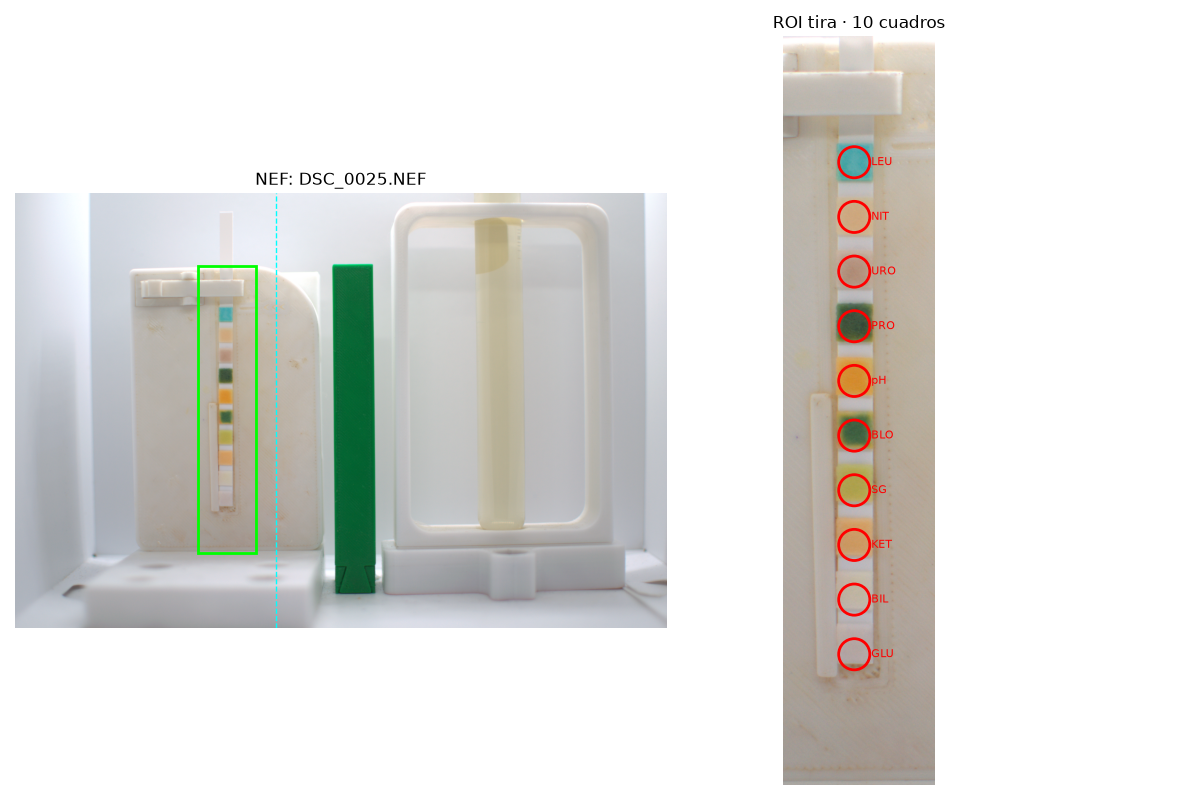
#> input picture roi_nef_example.png, 1200 x 800 px, given as the content of the folder data/101D3300-PNG, which was not available
$ python sample_colors.py
#> lines starting #> are read from the running program, lines starting #| are printed output that depends on the picture; after the words box and inside, x2 and y2 are one past the last pixel; in counts of white or black regions, pixels touching at a corner belong together; pictures that were not available may be replaced by others from this repository, and a replacement may not be noted
### utils.py
# utils.py
# Funciones reusables entre los scripts de extracción de color de tiras reactivas.

import os
import cv2
import numpy as np


# ---------- Lectura de imágenes ----------

# [51 lines left out: functions leer_jpg, leer_nef, segmentos_1d, not called in this run]


# ---------- Color mediano en una región circular ----------

def color_mediano(img_rgb, cx, cy, r):
    """Mediana RGB de los píxeles dentro del círculo (cx, cy, r) y sus
    conversiones a HSV y CIELAB (OpenCV)."""
    h, w = img_rgb.shape[:2]
    x1, x2 = max(0, cx - r), min(w, cx + r + 1)
    y1, y2 = max(0, cy - r), min(h, cy + r + 1)
    parche = img_rgb[y1:y2, x1:x2]

    yy, xx = np.ogrid[y1:y2, x1:x2]
    mascara = (xx - cx) ** 2 + (yy - cy) ** 2 <= r ** 2
    pix = parche[mascara]  # (N, 3) RGB
    n = len(pix)
    if n == 0:
        raise RuntimeError(f"Círculo vacío en ({cx},{cy}).")

    R, G, B = [int(round(np.median(pix[:, c]))) for c in range(3)]

    px_rgb = np.uint8([[[R, G, B]]])
    px_bgr = cv2.cvtColor(px_rgb, cv2.COLOR_RGB2BGR)
    H, S, V = cv2.cvtColor(px_bgr, cv2.COLOR_BGR2HSV)[0, 0].tolist()
    L, a, b = cv2.cvtColor(px_bgr, cv2.COLOR_BGR2LAB)[0, 0].tolist()

    return dict(R=R, G=G, B=B, H=H, S=S, V=V, L=L, a=a, b=b, n=n)


# ---------- Dibujo y guardado del resultado de detección ----------

# [33 lines left out: function guardar_deteccion_png, not called in this run]


# =====================================================================
#  Localización y segmentación de la tira reactiva en imágenes de MUESTRA
#  (escena real: tira vertical sobre soporte claro, sin separadores
#   blancos impresos entre cuadros).
# =====================================================================

def crop_grueso(img_bgr, frac):
    """Recorta la región de interés (tercio izquierdo) descartando el
    separador verde y el tubo. `frac` = (x0, x1, y0, y1) en fracciones."""
    h, w = img_bgr.shape[:2]
    x0, x1, y0, y1 = frac
    xa, xb = int(x0 * w), int(x1 * w)
    ya, yb = int(y0 * h), int(y1 * h)
    return img_bgr[ya:yb, xa:xb], (xa, ya)


def mascara_tira(crop_bgr, s_min):
    """Máscara binaria de la banda de la tira por saturación + cierre
    morfológico vertical (une cuadros, rellena los claros intermedios)."""
    S = cv2.cvtColor(crop_bgr, cv2.COLOR_BGR2HSV)[:, :, 1]
    m = (S > s_min).astype(np.uint8)
    m = cv2.morphologyEx(m, cv2.MORPH_CLOSE,
                         cv2.getStructuringElement(cv2.MORPH_RECT, (9, 201)))
    m = cv2.morphologyEx(m, cv2.MORPH_OPEN,
                         cv2.getStructuringElement(cv2.MORPH_RECT, (11, 11)))
    return m


def rect_tira(mascara, alto_crop):
    """minAreaRect de la componente conexa 'alta y angosta' (la tira)."""
    num, lab, st, _ = cv2.connectedComponentsWithStats(mascara, 8)
    best, best_score = None, -1
    for i in range(1, num):
        x, y, ww, hh, area = st[i]
        if hh < 0.25 * alto_crop or hh / max(ww, 1) < 3:
            continue
        score = hh * (hh / max(ww, 1))
        if score > best_score:
            best_score, best = score, i
    if best is None:
        return None
    comp = (lab == best).astype(np.uint8)
    cnts, _ = cv2.findContours(comp, cv2.RETR_EXTERNAL, cv2.CHAIN_APPROX_SIMPLE)
    return cv2.minAreaRect(max(cnts, key=cv2.contourArea))


def _normaliza_rect(rect):
    """Asegura lado largo vertical y ángulo en (-45, 45]."""
    (cx, cy), (w, h), a = rect
    if w > h:
        w, h = h, w
        a += 90
    while a > 45:
        a -= 90
    while a < -45:
        a += 90
    return (cx, cy), (w, h), a


def enderezar_tira(crop_bgr, rect):
    """Rota el crop para dejar la tira vertical y recorta la banda.

    Devuelve (banda_bgr, M, offset_banda, ancho_rect) donde M es la matriz
    de rotación afín y offset_banda=(bx0, by0) es la esquina de la banda en
    la imagen rotada, para poder mapear coordenadas de vuelta al original.
    """
    (cx, cy), (w, h), a = _normaliza_rect(rect)
    M = cv2.getRotationMatrix2D((cx, cy), a, 1.0)
    ch, cw = crop_bgr.shape[:2]
    rot = cv2.warpAffine(crop_bgr, M, (cw, ch), borderValue=(255, 255, 255))
    pad = int(0.45 * w)
    # Padding vertical: el minAreaRect solo cubre la parte saturada; los
    # cuadros finales (NIT/LEU) suelen ser casi blancos y quedan fuera del
    # rect. Se extiende la banda ~35% arriba y abajo para no perderlos.
    pad_y = int(0.35 * h)
    bx0 = max(0, int(cx - w / 2) - pad)
    bx1 = min(cw, int(cx + w / 2) + pad)
    by0 = max(0, int(cy - h / 2) - pad_y)
    by1 = min(ch, int(cy + h / 2) + pad_y)
    banda = rot[by0:by1, bx0:bx1]
    return banda, M, (bx0, by0), w


def _eje_saturacion(S, y0, y1, s_min, grado=2):
    """Polinomio x(y) del eje central de la tira (centroide-x ponderado por
    saturación en la franja [y0, y1])."""
    bh, bw = S.shape
    ys, xs = [], []
    for y in range(max(0, y0), min(bh, y1)):
        row = S[y].astype(float)
        if row.max() < s_min:
            continue
        wgt = np.clip(row - s_min, 0, None)
        if wgt.sum() < 1:
            continue
        ys.append(y)
        xs.append((np.arange(bw) * wgt).sum() / wgt.sum())
    if len(ys) < 20:
        return None
    ys = np.array(ys, float)
    xs = np.array(xs, float)
    p = np.polyfit(ys, xs, grado)
    res = np.abs(xs - np.polyval(p, ys))
    keep = res < 2.5 * np.median(res) + 1
    if keep.sum() > grado + 2:
        p = np.polyfit(ys[keep], xs[keep], grado)
    return p


def _perfil_saturacion(S, coef, ancho):
    """Perfil vertical de saturación media en una ventana centrada en el eje."""
    bh, bw = S.shape
    half = int(0.30 * ancho)
    prof = np.zeros(bh)
    for y in range(bh):
        xc = int(np.polyval(coef, y))
        a = max(0, xc - half)
        b = min(bw, xc + half + 1)
        if b > a:
            prof[y] = S[y, a:b].mean()
    return np.convolve(prof, np.ones(9) / 9, mode="same")


def _paso_autocorr(prof, y0, y1, n):
    """Paso periódico entre cuadros por autocorrelación del perfil."""
    seg = prof[y0:y1] - prof[y0:y1].mean()
    ac = np.correlate(seg, seg, mode="full")[len(seg) - 1:]
    largo = y1 - y0
    lo = max(int(largo / n * 0.7), 5)
    hi = int(largo / n * 1.4)
    if hi <= lo or hi >= len(ac):
        return largo / n
    return lo + int(np.argmax(ac[lo:hi]))


def _rejilla_cuadros(prof, y0, y1, paso, n):
    """Ubica los n cuadros con paso fijo, anclando el cuadro 0 al PRIMER
    pico de saturación (primer cuadro real, aunque sea pálido).

    Anclar por el primer pico —no por la máxima energía global— evita que
    la rejilla se desplace hacia los cuadros más saturados del centro de la
    tira y deje fuera el primer cuadro (GLU), que a veces es pálido. El paso
    es físicamente constante, así que basta un ancla fiable arriba para
    proyectar los 10.
    """
    from scipy.signal import find_peaks

    # Picos de saturación = centros candidatos de cuadro. Se pide una
    # prominencia mínima ALTA para el ancla: el tramo blanco de la tira bajo
    # la pinza y los reflejos generan picos débiles (prominencia baja) que no
    # son cuadros; anclar en ellos corre la rejilla 1-2 posiciones y pierde
    # el primer cuadro real (GLU).
    prom_ancla = max(20, prof.max() * 0.30)
    pk_fuertes, _ = find_peaks(prof, distance=int(paso * 0.6),
                               prominence=prom_ancla)
    pk_fuertes = [p for p in pk_fuertes
                  if y0 - paso * 0.5 <= p <= y1 + paso * 0.5]

    # Picos con prominencia baja: solo para el refinado de fase (no ancla).
    pk, _ = find_peaks(prof, distance=int(paso * 0.6),
                       prominence=max(12, prof.max() * 0.10))
    pk = [p for p in pk if y0 - paso * 0.5 <= p <= y1 + paso * 0.5]

    # El paso viene por autocorrelación (físicamente constante ~190px); NO
    # se recalcula desde los picos, que pueden incluir espurios y comprimir
    # la rejilla.
    paso_f = float(paso)
    half = paso_f / 2.0

    # Ancla = primer pico FUERTE (primer cuadro real). Si hay un cuadro
    # pálido legítimo justo antes (a un paso, con saturación comparable a la
    # de los cuadros reales), se retrocede para incluirlo; el tramo
    # blanco/ruido bajo la pinza tiene saturación bastante menor, así que no
    # arrastra el ancla.
    if len(pk_fuertes) >= 1:
        b0 = float(pk_fuertes[0])
        # nivel de cuadro = mediana de saturación en los picos fuertes; un
        # cuadro pálido real está cerca de este nivel, el tramo blanco no.
        nivel = float(np.median([prof[p] for p in pk_fuertes]))
        umb_cuadro = 0.55 * nivel
        while b0 - paso_f >= y0:
            yp = int(round(b0 - paso_f))
            a = max(0, yp - int(paso_f * 0.2))
            b = min(len(prof), yp + int(paso_f * 0.2))
            if b > a and prof[a:b].mean() > umb_cuadro:
                b0 -= paso_f          # sí hay cuadro antes: incluirlo
            else:
                break                 # tramo blanco/ruido: parar
    elif len(pk) >= 1:
        b0 = float(pk[0])
    else:
        b0 = float(y0) + half

    # Refinar la fase alineando la rejilla a TODOS los picos detectados por
    # mínimos cuadrados de fase (sin desplazar de cuadro): para cada pico se
    # toma el índice de cuadro más cercano y se ajusta el offset común. Esto
    # respeta el ancla superior y no se sesga hacia los cuadros más
    # saturados del centro (que un criterio de energía sí favorecería).
    if len(pk) >= 3:
        offs = []
        for p in pk:
            i = round((p - b0) / paso_f)      # índice de cuadro para el pico
            if 0 <= i < n:
                offs.append(p - (b0 + paso_f * i))
        if offs:
            b0 = b0 + float(np.median(offs))

    centros = [int(round(b0 + paso_f * i)) for i in range(n)]
    bordes = [int(round(b0 - half + paso_f * i)) for i in range(n + 1)]
    return centros, bordes


def _recentrar_x(S, xc0, yc, r, win_frac=0.9):
    """Ajuste fino horizontal: xc que maximiza saturación media del disco."""
    bh, bw = S.shape
    win = int(r * win_frac)
    y0 = max(0, yc - r)
    y1 = min(bh, yc + r + 1)
    mejor, best = -1, xc0
    for xc in range(max(r, xc0 - win), min(bw - r, xc0 + win) + 1, 2):
        x0 = max(0, xc - r)
        x1 = min(bw, xc + r + 1)
        val = S[y0:y1, x0:x1].mean()
        if val > mejor:
            mejor, best = val, xc
    return best


def segmentar_cuadros(banda_bgr, s_min, n, radio_frac=0.34,
                      ancho_min=110, ancho_max=200):
    """Segmenta los n cuadros de la tira enderezada.

    Devuelve (centros, r) con centros = lista de (x, y) en coordenadas de la
    banda, en orden físico (arriba->abajo), o None si no se pudo segmentar.

    `ancho_min`/`ancho_max` acotan el ancho estimado de la tira (px) a un
    rango físico: en escenas de fondo cálido la máscara de saturación se
    desborda e infla el ancho (y con él el radio), lo que descuadra el
    arranque de la rejilla; el clamp lo evita.
    """
    S = cv2.cvtColor(banda_bgr, cv2.COLOR_BGR2HSV)[:, :, 1]
    bh, bw = S.shape

    # Ancho de la tira: mediana con umbral MÁS ALTO que el de la máscara,
    # para medir el núcleo saturado y no el fondo que la máscara sí incluye.
    s_ancho = s_min + 15
    anchos = []
    for row in S:
        on = np.where(row > s_ancho)[0]
        if len(on) > 3:
            anchos.append(on[-1] - on[0])
    ancho = float(np.median(anchos)) if anchos else (ancho_min + ancho_max) / 2
    ancho = float(np.clip(ancho, ancho_min, ancho_max))

    coef0 = _eje_saturacion(S, 0, bh, s_min)
    if coef0 is None:
        return None
    prof = _perfil_saturacion(S, coef0, ancho)
    umb = max(28, prof.max() * 0.28)
    idx = np.where(prof > umb)[0]
    if len(idx) < 10:
        return None
    y0, y1 = int(idx[0]), int(idx[-1])

    coef = _eje_saturacion(S, y0, y1, s_min)
    if coef is None:
        coef = coef0
    prof = _perfil_saturacion(S, coef, ancho)

    paso = _paso_autocorr(prof, y0, y1, n)
    centros_y, _bordes = _rejilla_cuadros(prof, y0, y1, paso, n)

    r = int(radio_frac * ancho)
    centros = []
    for yc in centros_y:
        yc = min(max(yc, 0), bh - 1)
        xc0 = int(np.polyval(coef, yc))
        xc = _recentrar_x(S, xc0, yc, r)
        centros.append((xc, yc))
    return centros, r


def mapear_a_original(centros_banda, M, offset_banda, offset_crop):
    """Mapea centros de la banda enderezada a coordenadas de la imagen
    ORIGINAL, deshaciendo: recorte de banda -> rotación -> crop grueso."""
    bx0, by0 = offset_banda
    cx0, cy0 = offset_crop
    Minv = cv2.invertAffineTransform(M)
    pts = []
    for (x, y) in centros_banda:
        # banda -> imagen rotada (coords del crop)
        xr, yr = x + bx0, y + by0
        # rotada -> crop original (deshacer rotación)
        xo = Minv[0, 0] * xr + Minv[0, 1] * yr + Minv[0, 2]
        yo = Minv[1, 0] * xr + Minv[1, 1] * yr + Minv[1, 2]
        # crop -> imagen original (deshacer crop grueso)
        pts.append((int(round(xo + cx0)), int(round(yo + cy0))))
    return pts

### sample_colors.py
# sample_colors.py
# Extracción de color de las tiras reactivas en imágenes de MUESTRA (PNG).
# Escena: tira vertical sobre soporte claro (izquierda), separador verde y
# tubo con la muestra (derecha, se descartan por crop).
#
# La tira está invertida respecto a la etiqueta: el primer cuadro (arriba)
# es GLU y el último (abajo) es LEU. El CSV se escribe en orden de etiqueta
# (LEU -> GLU) para que cada bloque de 10 filas coincida con ref_colores.csv.
#
# Salida consolidada:
#   output/samples/sample_colors.csv      (todas las imágenes de la carpeta)
#   output/samples/detection_<archivo>.png (diagnóstico por imagen)

import os
import csv
import glob

import cv2

import utils

# ============ PARÁMETROS ============
DATA_DIR = os.path.join("data", "101D3300-PNG")
OUTPUT_DIR = os.path.join("output", "samples")
CSV_NAME = "sample_colors.csv"

CROP_FRAC = (0.10, 0.42, 0.05, 0.95)   # x0, x1, y0, y1 (tercio izquierdo)
S_MIN = 55                              # umbral de saturación de la tira
N_CUADROS = 10
RADIO_FRAC = 0.34                       # radio del ROI = frac * ancho de tira

# Orden FÍSICO de la tira (arriba -> abajo), índice 0..9.
CLASES_FISICO = ["GLU", "BIL", "KET", "SG", "BLO",
                 "pH", "PRO", "URO", "NIT", "LEU"]
# Orden de ETIQUETA para el CSV (como en ref_colores.csv).
CLASES_ETIQUETA = ["LEU", "NIT", "URO", "PRO", "pH",
                   "BLO", "SG", "KET", "BIL", "GLU"]
# ====================================


def procesar_imagen(path):
    """Devuelve (dict clase -> centro (x,y) en original, r, dict clase -> color).

    Si no se pudo localizar/segmentar la tira, devuelve (None, None, None).
    """
    img_bgr = cv2.imread(path, cv2.IMREAD_COLOR)
    if img_bgr is None:
        raise FileNotFoundError(f"No se pudo leer: {path}")

    crop, off_crop = utils.crop_grueso(img_bgr, CROP_FRAC)
    m = utils.mascara_tira(crop, S_MIN)
    rect = utils.rect_tira(m, crop.shape[0])
    if rect is None:
        return None, None, None

    banda, M, off_banda, ancho = utils.enderezar_tira(crop, rect)
    seg = utils.segmentar_cuadros(banda, S_MIN, N_CUADROS, RADIO_FRAC)
    if seg is None:
        return None, None, None
    centros_banda, r = seg

    # mapear centros a la imagen original para medir color y dibujar
    centros_orig = utils.mapear_a_original(centros_banda, M, off_banda, off_crop)

    img_rgb = cv2.cvtColor(img_bgr, cv2.COLOR_BGR2RGB)
    centros = {}
    colores = {}
    for idx, (cx, cy) in enumerate(centros_orig):
        clase = CLASES_FISICO[idx]
        centros[clase] = (cx, cy)
        try:
            colores[clase] = utils.color_mediano(img_rgb, cx, cy, r)
        except RuntimeError:
            colores[clase] = None  # círculo fuera de imagen -> sin color
    return centros, r, colores


def dibujar_diagnostico(path, centros, r, ruta_png):
    """Dibuja los círculos detectados (con color medible) sobre la imagen
    original y guarda el PNG. Un cuadro sin círculo = no detectado."""
    img_bgr = cv2.imread(path, cv2.IMREAD_COLOR)
    for clase, (cx, cy) in centros.items():
        h, w = img_bgr.shape[:2]
        if not (0 <= cx < w and 0 <= cy < h):
            continue
        cv2.circle(img_bgr, (cx, cy), r, (0, 0, 255), 4, cv2.LINE_AA)
        cv2.putText(img_bgr, clase, (cx - r, cy - r - 8),
                    cv2.FONT_HERSHEY_SIMPLEX, 1.2, (255, 0, 0), 3, cv2.LINE_AA)
    os.makedirs(os.path.dirname(ruta_png) or ".", exist_ok=True)
    cv2.imwrite(ruta_png, img_bgr)


def main():
    os.makedirs(OUTPUT_DIR, exist_ok=True)
    ruta_csv = os.path.join(OUTPUT_DIR, CSV_NAME)

    campos = ["imagen", "clase", "R", "G", "B", "H", "S", "V",
              "L", "a", "b", "cx", "cy", "n_pixeles"]

    rutas = sorted(glob.glob(os.path.join(DATA_DIR, "*.png")))
    if not rutas:
        raise FileNotFoundError(f"No hay PNG en {DATA_DIR}")

    n_ok, n_fail = 0, 0
    with open(ruta_csv, "w", newline="", encoding="utf-8") as f:
        wr = csv.DictWriter(f, fieldnames=campos)
        wr.writeheader()

        for path in rutas:
            nombre = os.path.basename(path)
            try:
                centros, r, colores = procesar_imagen(path)
#> in procesar_imagen, img_bgr is the input picture: shape (800, 1200, 3); mean B, G, R 221, 224.2, 224.5
#> in procesar_imagen, `crop, off_crop = utils.crop_grueso(img_bgr, CROP_FRAC)`:
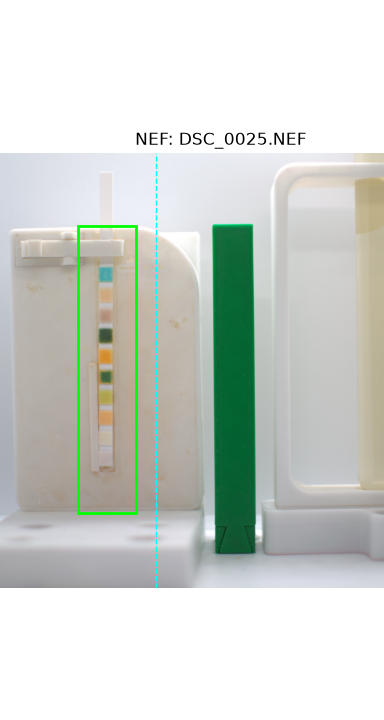
#> crop: shape (720, 384, 3); mean B, G, R 206, 212.2, 206.7
#> in procesar_imagen, `crop, off_crop = utils.crop_grueso(img_bgr, CROP_FRAC)`: off_crop = (120, 40)
#> in mascara_tira, `S = cv2.cvtColor(crop_bgr, cv2.COLOR_BGR2HSV)[:, :, 1]`:
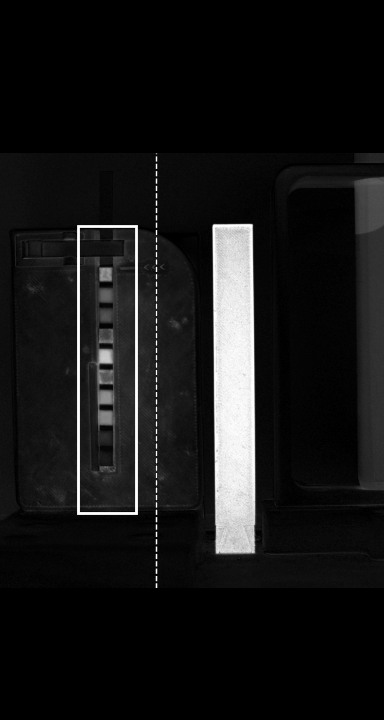
#> S: shape (720, 384); min 0, max 255, mean 22.5
#> in mascara_tira, `m = (S > s_min).astype(np.uint8)`:
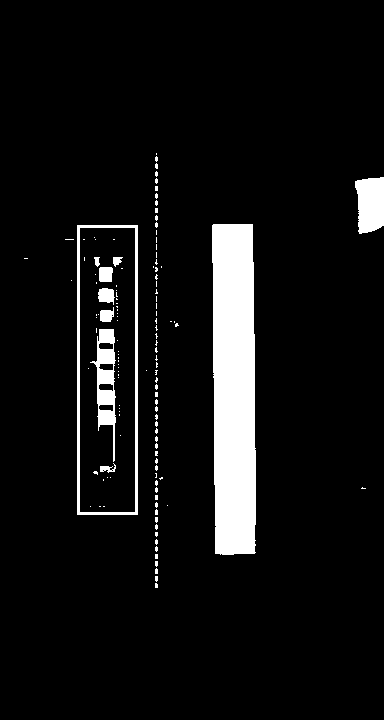
#> m: shape (720, 384); values 0 (black) and 1 (white), 7.3% white; 127 white regions (117 under 20 px), largest, box (x1, y1, x2, y2) and area: (212, 224, 256, 555) 13595, (77, 225, 138, 515) 2070, (90, 329, 116, 462) 1453
#> in mascara_tira, `m = cv2.morphologyEx(m, cv2.MORPH_CLOSE, cv2.getStructuringElement(cv2..`:
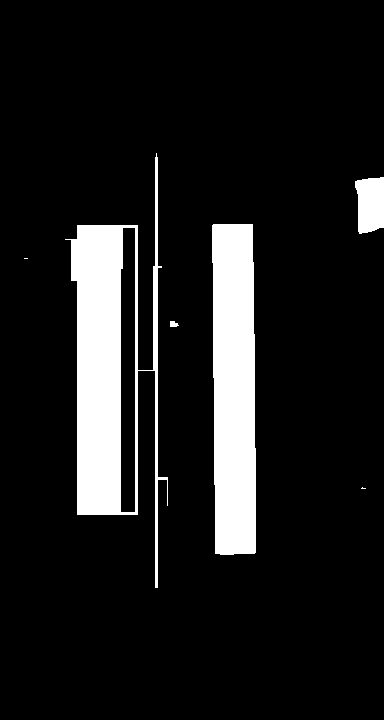
#> m: shape (720, 384); values 0 (black) and 1 (white), 11.1% white; 6 white regions (2 under 20 px), largest, box (x1, y1, x2, y2) and area: (65, 153, 168, 588) 15640, (212, 224, 256, 555) 13624, (355, 177, 384, 234) 1403, (170, 321, 179, 327) 42
#> in mascara_tira, `m = cv2.morphologyEx(m, cv2.MORPH_OPEN, cv2.getStructuringElement(cv2...`:
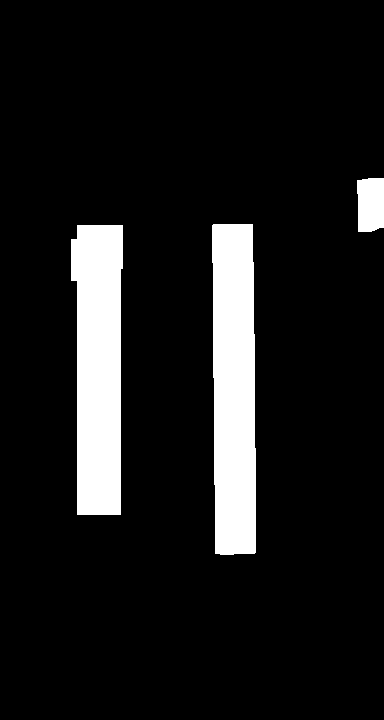
#> m: shape (720, 384); values 0 (black) and 1 (white), 10.2% white; 3 white regions, box (x1, y1, x2, y2) and area: (212, 224, 256, 555) 13624, (71, 225, 123, 515) 13100, (357, 178, 384, 232) 1371
#> in rect_tira, `num, lab, st, _ = cv2.connectedComponentsWithStats(mascara, 8)`:
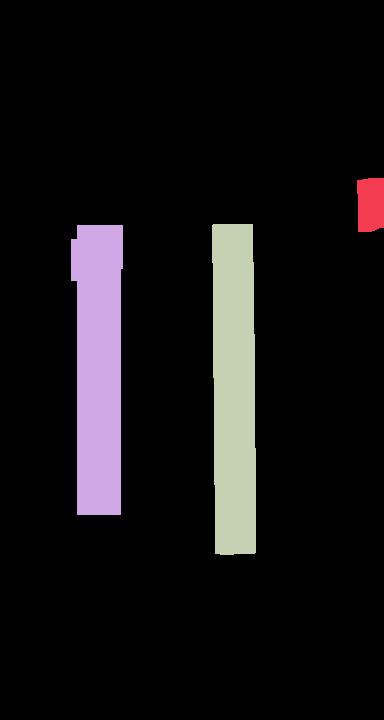
#> lab: shape (720, 384) int32; 4 distinct labels, from 0 to 3; one colour per label, 0 black
#> in rect_tira, `num, lab, st, _ = cv2.connectedComponentsWithStats(mascara, 8)`: num = 4; st = [[0, 0, 384, 720, 248385], [357, 178, 27, 54, 1371], [71, 225, 52, 290, 13100], [212, 224, 44, 331, 13624]]
#> the loop in rect_tira, `for i in range(1, num):` made 3 passes
#> (x, y, ww, hh, area, score, best_score, best) on passes 2 to 3: (71, 225, 52, 290, 13100, 1617.3, 1617.3, 2), (212, 224, 44, 331, 13624, 2490, 2490, 3)
#> after the loop in rect_tira, `for i in range(1, num):`: best = 3; best_score = 2490
#> in rect_tira, `comp = (lab == best).astype(np.uint8)`:
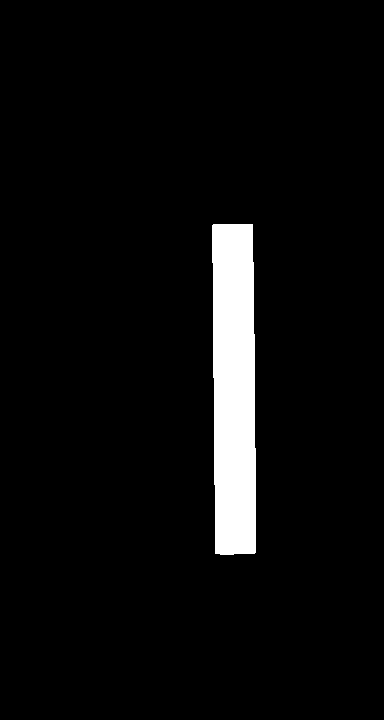
#> comp: shape (720, 384); values 0 (black) and 1 (white), 4.9% white; 1 white region
#> in rect_tira, `cnts, _ = cv2.findContours(comp, cv2.RETR_EXTERNAL, cv2.CHAIN_APPROX_S..`: cnts = 1 contour; box (x1, y1, x2, y2) and area: (212, 224, 256, 555) 13255
#> in procesar_imagen, `rect = utils.rect_tira(m, crop.shape[0])`: rect = ((233.8, 388.9), (41.38, 330.2), -0.503)
#> (the rest of the program and of its run is left out)
